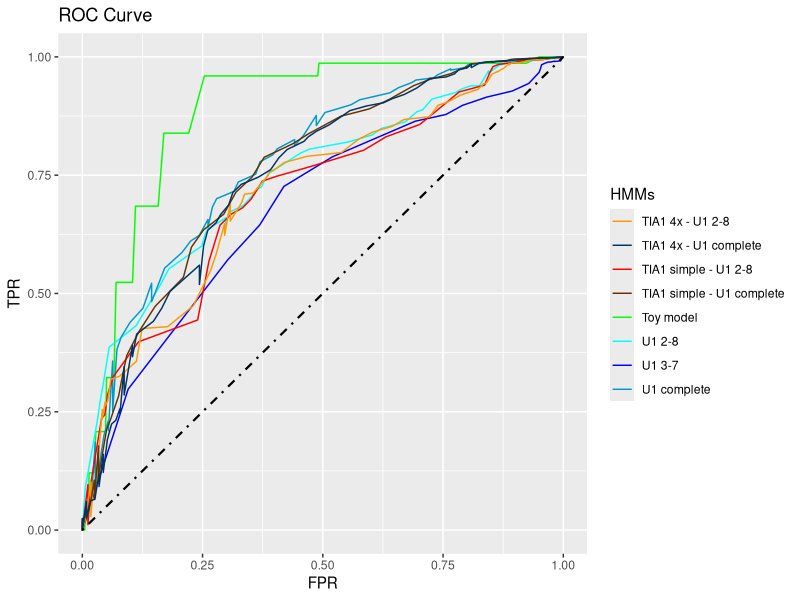
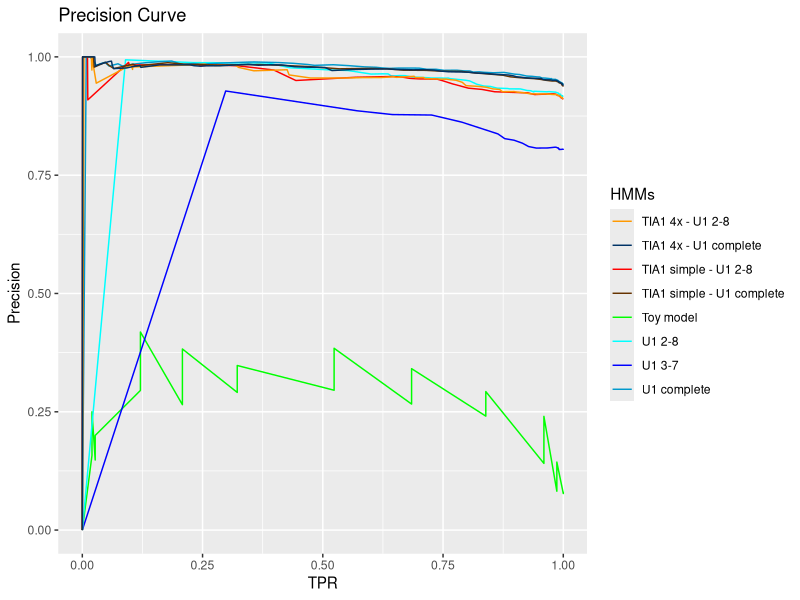

Recreate these plots in R, in order.
library(ggplot2)

toy_model_data = read.table("roc_data/toy_model_roc.tsv", sep="\t",header=TRUE)
tia1_tia_data = read.table("roc_data/small_prob_tia1.tsv", sep="\t",header=TRUE)
tia1_4tia_data = read.table("roc_data/small_prob_4TIA1.tsv", sep="\t",header=TRUE)
tia1_comp_tia_data = read.table("roc_data/comp_prob_tia1.tsv", sep="\t",header=TRUE)
tia1_comp_4tia_data = read.table("roc_data/comp_prob_4tia1.tsv", sep="\t",header=TRUE)
u1_complete_data = read.table("roc_data/u1_complete_roc.tsv", sep="\t",header=TRUE)
u1_2_8_data = read.table("roc_data/u1_2_8_roc.tsv", sep="\t",header=TRUE)
u1_3_7_data = read.table("roc_data/u1_3_7_roc.tsv", sep="\t",header=TRUE)

random_model_data = data.frame(tpr=c(0.0, 1.0), fpr=c(0.0, 1.0))

quartz()

plot = ggplot(toy_model_data, aes(x=fpr, y=tpr))

plot = plot + geom_line(aes(color="Toy model"))

plot = plot + geom_line(data=u1_3_7_data, aes(color="U1 3-7"))
plot = plot + geom_line(data=u1_2_8_data, aes(color="U1 2-8"))
plot = plot + geom_line(data=u1_complete_data, aes(color="U1 complete"))

plot = plot + geom_line(data=tia1_tia_data, aes(color="TIA1 simple - U1 2-8"))
plot = plot + geom_line(data=tia1_4tia_data, aes(color="TIA1 4x - U1 2-8"))
plot = plot + geom_line(data=tia1_comp_tia_data, aes(color="TIA1 simple - U1 complete"))
plot = plot + geom_line(data=tia1_comp_4tia_data, aes(color="TIA1 4x - U1 complete"))

plot = plot + geom_line(data=random_model_data, size=0.75, linetype="dotdash", color="black")

plot = plot + scale_color_manual(name = "HMMs",
                                 values = c(
                                            "Toy model" = "#00FF00",
                                            "U1 3-7" = "#0000FF",
                                            "U1 2-8" = "#00FFFF",
                                            "U1 complete" = "#0099CC",
                                            "TIA1 simple - U1 2-8" = "#FF0000",
                                            "TIA1 4x - U1 2-8" = "#FF9900",
                                            "TIA1 simple - U1 complete" = "#663300",
                                            "TIA1 4x - U1 complete" = "#003366"
                                            )
                                 ) + theme(legend.position="right")
plot = plot + xlab("FPR") + ylab("TPR") + labs(title = "ROC Curve")

print(plot)

quartz()

plot = ggplot(toy_model_data, aes(x=tpr, y=ppv))

plot = plot + geom_line(aes(color="Toy model"))

plot = plot + geom_line(data=u1_3_7_data, aes(color="U1 3-7"))
plot = plot + geom_line(data=u1_2_8_data, aes(color="U1 2-8"))
plot = plot + geom_line(data=u1_complete_data, aes(color="U1 complete"))

plot = plot + geom_line(data=tia1_tia_data, aes(color="TIA1 simple - U1 2-8"))
plot = plot + geom_line(data=tia1_4tia_data, aes(color="TIA1 4x - U1 2-8"))
plot = plot + geom_line(data=tia1_comp_tia_data, aes(color="TIA1 simple - U1 complete"))
plot = plot + geom_line(data=tia1_comp_4tia_data, aes(color="TIA1 4x - U1 complete"))

plot = plot + scale_color_manual(name = "HMMs",
                                 values = c(
                                            "Toy model" = "#00FF00",
                                            "U1 3-7" = "#0000FF",
                                            "U1 2-8" = "#00FFFF",
                                            "U1 complete" = "#0099CC",
                                            "TIA1 simple - U1 2-8" = "#FF0000",
                                            "TIA1 4x - U1 2-8" = "#FF9900",
                                            "TIA1 simple - U1 complete" = "#663300",
                                            "TIA1 4x - U1 complete" = "#003366"
                                            )
                                 ) + theme(legend.position="right")

plot = plot + xlab("TPR") + ylab("Precision") + labs(title = "Precision Curve")

print(plot)
